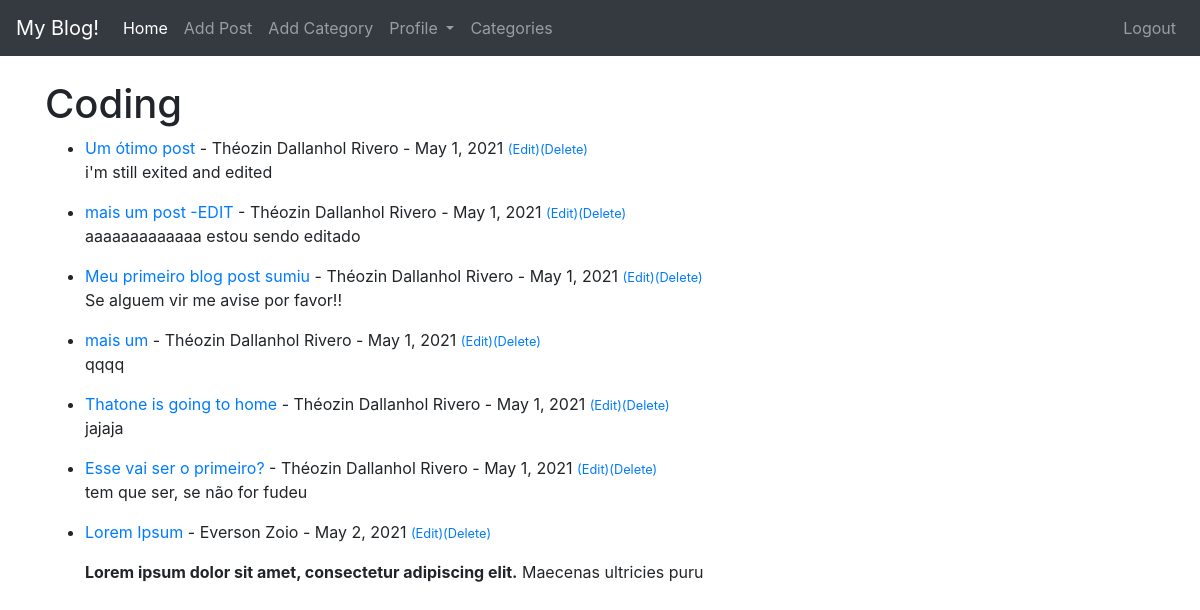
Before: /category/coding/ (signed in) with the older database file.
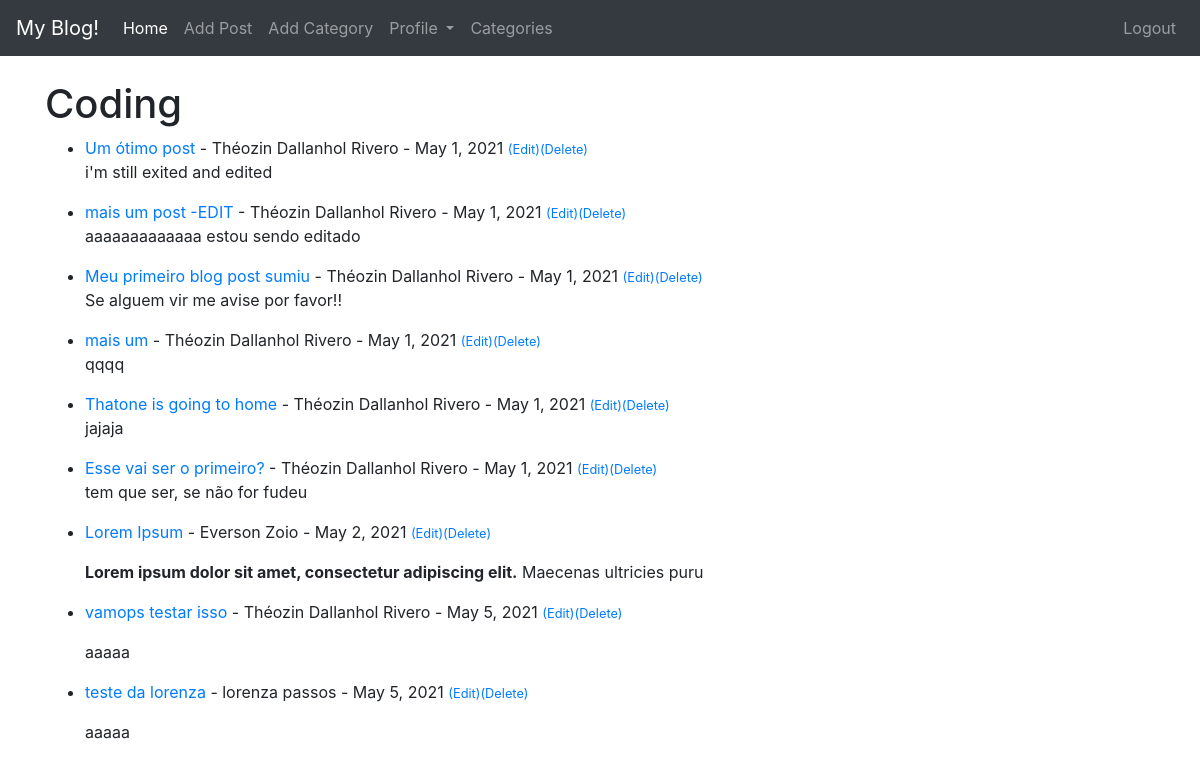
After: the same page with the newer database file.
### theblog/models.py (models this page shows, shortened)
class Post(models.Model):
	title = models.CharField(max_length=255)
	header_image = models.ImageField(null=True, blank=True, upload_to="images/")
	title_tag = models.CharField(max_length=255)
	snippet = models.CharField(max_length=255)
	author = models.ForeignKey(User, on_delete=models.CASCADE) #models.CASCADE caso o user seja apagado todos os seus posts são apagados tbm
	body = RichTextField(blank=True)
	post_date = models.DateField(auto_now_add=True)
	category = models.CharField(max_length=255)
	likes = models.ManyToManyField(User, related_name='blog_post')

### theblog/views.py (the view)
# urls.py: path('category/<str:cats>/', CategoryView, name='category'),
def CategoryView(request, cats):
	cats = cats.replace('-', ' ')
	category_posts = Post.objects.filter(category=cats)
	context =  {'category_posts':category_posts, 'cats':cats}
	return render(request, 'categories.html', context)

### theblog/templates/categories.html (shortened to what this page needs)
{% extends 'base.html' %}
{% block content %}
{% if category_posts %}
	<h1>{{cats|capfirst }}</h1>
	<ul>
	{% for post in category_posts %}
		<li>
			<a href="{% url 'article-detail' post.id %}">{{post.title}}</a> - {{post.author.first_name}} {{post.author.last_name}} - {{post.post_date}} {% if user.is_authenticated %}<small><a href="{% url 'update_post' post.id %}">(Edit)</a><a href="{% url 'delete_post' post.id %}">(Delete)</a></small>{% endif %}
			<p>{{post.body|slice:":100"|safe}}</p>
		</li>
	{% endfor %}
	</ul>
{% else %}
	<p>Não tem nenhum post com o assunto {{cats|capfirst}}</p>
{% endif %}
{% endblock %}

Changed rows visible on the page:
added Post: title "vamops testar isso", author.first_name "Théozin", author.last_name "Dallanhol Rivero", post_date "May 5, 2021", body "aaaaa"
added Post: title "teste da lorenza", author.first_name "lorenza", author.last_name "passos", post_date "May 5, 2021", body "aaaaa"
